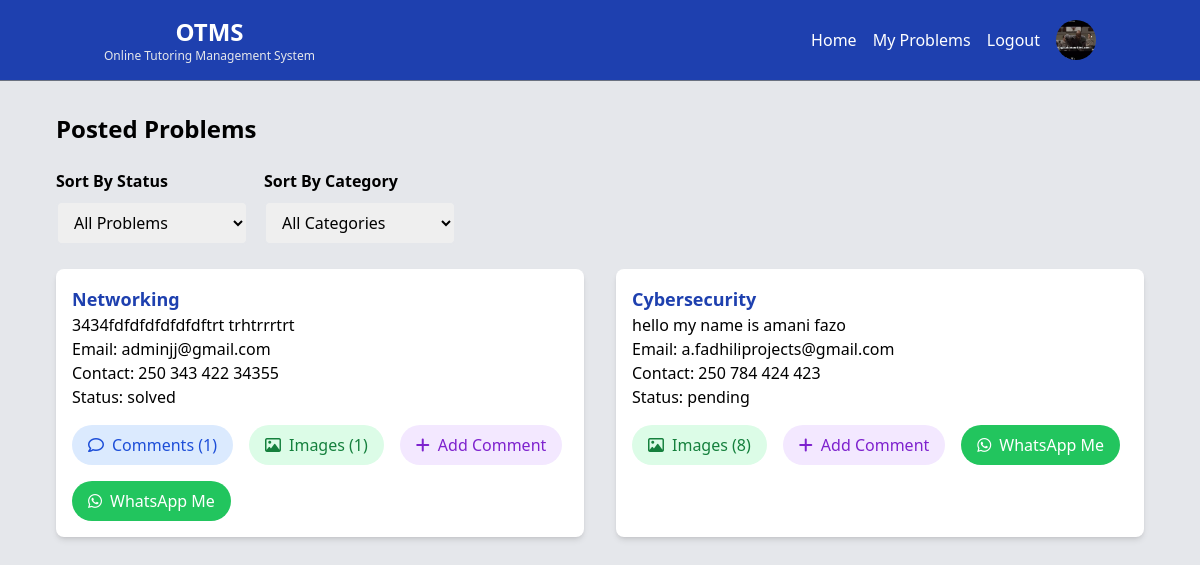
/user/dashboard.php (signed in), run on the app's committed database.
### tables this page shows
CREATE TABLE `users` (
  `user_id` int(11) NOT NULL,
  `user_name` varchar(50) NOT NULL,
  `email` varchar(110) NOT NULL,
  `password` varchar(110) NOT NULL,
  `profile_image` text DEFAULT NULL,
  `role` enum('user','admin') NOT NULL DEFAULT 'user'
);

CREATE TABLE `problems` (
  `problem_id` int(11) NOT NULL,
  `user_id` int(11) DEFAULT NULL,
  `category_id` int(11) DEFAULT NULL,
  `description` text NOT NULL,
  `email` varchar(50) NOT NULL,
  `contact` varchar(50) DEFAULT NULL,
  `status` varchar(30) DEFAULT 'pending',
  `created_at` timestamp NOT NULL DEFAULT current_timestamp()
);

CREATE TABLE `problem_categories` (
  `category_id` int(11) NOT NULL,
  `category_name` varchar(50) NOT NULL
);

### user/dashboard.php (the view, shortened to what this page needs)
<?php
include 'db.php';
include 'navbar.php';
$sort = $_GET['sort'] ?? 'all';
$category = $_GET['category'] ?? 'all';
$sql = "SELECT p.problem_id, p.description, p.email, p.contact, p.status, u.user_name, pc.category_name
        FROM problems p
        JOIN users u ON p.user_id = u.user_id
        JOIN problem_categories pc ON p.category_id = pc.category_id";
$result = $conn->query($sql);
?>
<!DOCTYPE html>
<html lang="en">
<head>
    <script src="../js/tailwind.js"></script>
    <link rel="stylesheet" href="https://cdnjs.cloudflare.com/ajax/libs/font-awesome/6.0.0-beta3/css/all.min.css">
</head>
<body>
    <div class=" md:mx-10 mx-5 my-8 px-4">
        <h2 class="text-2xl font-bold mb-6">Posted Problems</h2>
        <div class="mb-6">
    <form action="" method="get" class="flex flex-wrap gap-4">
        <div>
            <label for="sort" class="block font-bold mb-2">Sort By Status</label>
            <select id="sort" name="sort" class="px-3 py-2 w-48 border focus:outline-none rounded-md border-2" onchange="this.form.submit()">
                <option value="all" <?= $sort == 'all' ? 'selected' : '' ?>>All Problems</option>
            </select>
        </div>
        <div>
            <label for="category" class="block font-bold mb-2">Sort By Category</label>
            <select id="category" name="category" class="px-3 py-2 w-48 border focus:outline-none rounded-md border-2" onchange="this.form.submit()">
                <option value="all" <?= $category == 'all' ? 'selected' : '' ?>>All Categories</option>
            </select>
        </div>
    </form>
</div>
       <div class="grid grid-cols-1 md:grid-cols-2 gap-8">
    <?php while ($row = $result->fetch_assoc()): ?>
        <div class="bg-white shadow-md rounded-lg p-4">
            <h3 class="text-lg  text-blue-800 font-bold"><?= htmlspecialchars($row['category_name']) ?></h3>
            <p class="text-black"><?= htmlspecialchars($row['description']) ?></p>
            <p class="text-black"> <span class="font-medium" >  Email:  </span> <?= htmlspecialchars($row['email']) ?></p>
            <p class="text-black"> <span class="font-medium" >  Contact: </span>  <?= htmlspecialchars($row['contact']) ?></p>
            <p class="text-black"> <span class="font-medium" >  Status: </span>  <?= htmlspecialchars($row['status']) ?></p>
            <div class="mt-4 flex flex-wrap items-center gap-4">
                <?php
                $poster_name = $row['user_name'];
                $problem = $row['description'];
                $contact_number = preg_replace('/[^0-9]/', '', $row['contact']);
                $message = urlencode("Hi " . $poster_name . ", I saw your problem: '" . $problem . "', and I would like to help you with it.");
                $whatsappLink = "https://wa.me/" . $contact_number . "?text=" . $message;
                $comments_count_sql = "SELECT COUNT(*) as count FROM comments WHERE problem_id = " . $row['problem_id'] . " AND parent_comment_id IS NULL";
                $comments_count_result = $conn->query($comments_count_sql);
                $comments_count = $comments_count_result->fetch_assoc()['count'];
                $images_count_sql = "SELECT COUNT(*) as count FROM problem_images WHERE problem_id = " . $row['problem_id'];
                $images_count_result = $conn->query($images_count_sql);
                $images_count = $images_count_result->fetch_assoc()['count'];
                ?>
                <?php if ($comments_count > 0): ?>
                    <button onclick="toggleComments(<?= $row['problem_id'] ?>)" class="px-4 py-2 bg-blue-100 text-blue-700 rounded-full hover:bg-blue-200 transition duration-300">
                        <i class="far fa-comment mr-2"></i>Comments (<?= $comments_count ?>)
                    </button>
                <?php endif; ?>
                <?php if ($images_count > 0): ?>
                    <button onclick="openImageModal(<?= $row['problem_id'] ?>, 'problem')" class="px-4 py-2 bg-green-100 text-green-700 rounded-full hover:bg-green-200 transition duration-300">
                        <i class="far fa-image mr-2"></i>Images (<?= $images_count ?>)
                    </button>
                <?php endif; ?>
                <button onclick="toggleAddComment(<?= $row['problem_id'] ?>)" class="px-4 py-2 bg-purple-100 text-purple-700 rounded-full hover:bg-purple-200 transition duration-300">
                    <i class="fas fa-plus mr-2"></i>Add Comment
                </button>
                <a href="<?= $whatsappLink ?>" target="_blank" class="px-4 py-2 bg-green-500 text-white rounded-full hover:bg-green-600 transition duration-300">
                    <i class="fab fa-whatsapp mr-2"></i>WhatsApp Me
                </a>
            </div>
          </div>
    <?php endwhile; ?>
</div>
    </div>
</body>
</html>

### user/navbar.php (shortened to what this page needs)
  <body class="bg-gray-200 flex flex-col min-h-screen">
     <?php
    $user_id = $_SESSION['user_id'];
    $sql = "SELECT * FROM users WHERE user_id = '$user_id'";
    $result = $conn->query($sql);
    $row = $result->fetch_assoc();
    $profile_image = $row['profile_image'];
     ?>
    <nav class="bg-blue-800 text-white border-b border-gray-500 py-4 sticky top-0 z-50">
        <div class="container mx-auto flex justify-between items-center px-4">
            <div class="text-center">
            <h1 class="text-2xl font-bold">OTMS</h1>
            <p class="text-xs text-gray-200">Online Tutoring Management System</p>
            </div>
            <div class="flex items-center space-x-4">
                <a href="dashboard.php" class="text-white">Home</a>
                <a href="my_problem.php" class="text-white">My Problems</a>
                <a href="../logout.php" class="text-white">Logout</a>
                <img
                    src="../image/<?php echo $profile_image ?>"
                    alt="Profile"
                    class="w-10 h-10 rounded-full object-cover cursor-pointer"
                    onclick="sendToProfile()"
                />
            </div>
        </div>
    </nav>
</body>
</html>

### data on the page
users: profile_image (picture)
problems: category.category_name "Networking", description "3434fdfdfdfdfdfdftrt trhtrrrtrt", email "adminjj@gmail.com", contact "250 343 422 34355", status "solved", comments_count "1", images_count "1"
problems: category.category_name "Cybersecurity", description "hello my name is amani fazo", email "a.fadhiliprojects@gmail.com", contact "250 784 424 423", status "pending", images_count "8"
